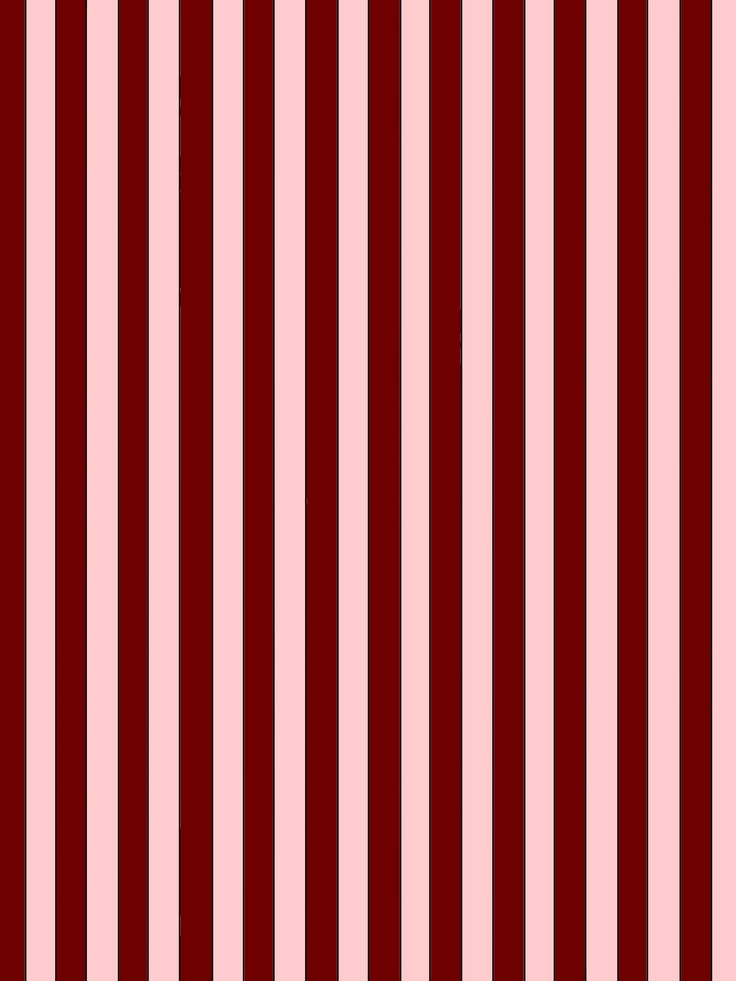
#> input picture resimmmm.jpg, 736 x 981 px
$ python hough_kendim.py
#> lines starting #> are read from the running program, lines starting #| are printed output that depends on the picture; after the words box and inside, x2 and y2 are one past the last pixel; in counts of white or black regions, pixels touching at a corner belong together
import cv2
import numpy as np

# Adım 1: Resmi oku ve kenarları bul
img = cv2.imread("resimmmm.jpg")
#> img is the input picture: shape (981, 736, 3); mean B, G, R 100.1, 98.4, 174.1
img = cv2.resize(img, (400, 300))
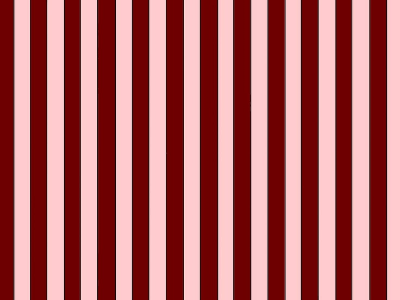
#> img: shape (300, 400, 3); mean B, G, R 100, 98.3, 173.9
gray = cv2.cvtColor(img, cv2.COLOR_BGR2GRAY)
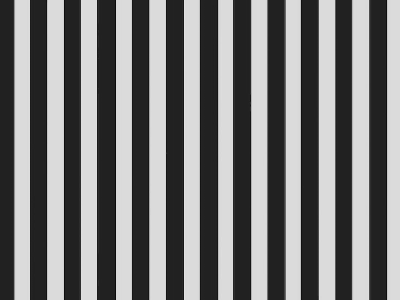
#> gray: shape (300, 400); min 10, max 226, mean 121.1
edges = cv2.Canny(cv2.GaussianBlur(gray, (5, 5), 0), 50, 150)
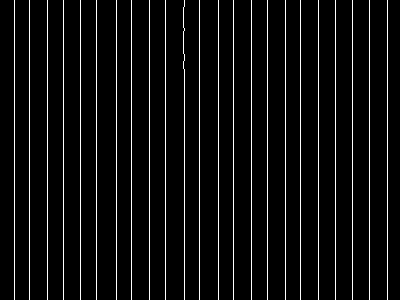
#> edges: shape (300, 400); 5.8% white in thin lines or dots

# Adım 2: Sin ve cos değerlerini baştan hesapla
thetas = np.deg2rad(np.arange(0, 180))
cos_t = np.cos(thetas)
sin_t = np.sin(thetas)

# Adım 3: Oylama matrisi
h, w = edges.shape
#> h = 300; w = 400
diag = int(np.ceil(np.sqrt(h**2 + w**2)))
#> diag = 500
accumulator = np.zeros((2 * diag, len(thetas)), dtype=np.int32)

# Adım 4: Oylama
ys, xs = np.nonzero(edges)
#> ys = 6900 values from 0 to 299; xs = 6900 values, max 387 at index 22, min 14 at index 0, mean 199.5
for x, y in zip(xs, ys):
    for t_idx in range(len(thetas)):
        rho = int(round(x * cos_t[t_idx] + y * sin_t[t_idx])) + diag
        accumulator[rho, t_idx] += 1
#> this loop made 6900 passes
#> (x, y) on passes 1 to 3: (14, 0), (29, 0), (47, 0)
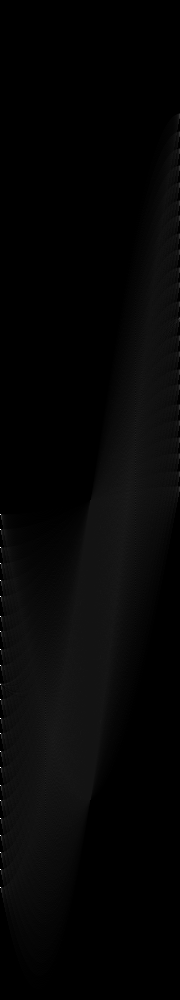
#> accumulator: shape (1000, 180) int32; min 0, max 300, mean 6.9; drawn with min black and max white

# Adım 5: Oylama matrisini kaydet
acc_img = cv2.normalize(accumulator, None, 0, 255, cv2.NORM_MINMAX).astype(np.uint8)
cv2.imwrite("oylama_matrisi.png", acc_img)
cv2.imshow("Oylama Matrisi", acc_img)

# Adım 6: Eşik değere göre doğruları bul
threshold = 100
rho_idxs, theta_idxs = np.where(accumulator > threshold)
#> rho_idxs = 23 values from 514 to 887; theta_idxs = 23 values from 0 to 0

# Adım 7: Doğruları çiz
result = img.copy()
for r_idx, t_idx in zip(rho_idxs, theta_idxs):
    rho = r_idx - diag
    a, b = cos_t[t_idx], sin_t[t_idx]
    x0, y0 = a * rho, b * rho
    pt1 = (int(x0 + 1000 * (-b)), int(y0 + 1000 * a))
    pt2 = (int(x0 - 1000 * (-b)), int(y0 - 1000 * a))
    cv2.line(result, pt1, pt2, (0, 0, 255), 1)
#> this loop made 23 passes
#> (r_idx, rho, x0, pt1, pt2) on passes 1 to 12: (514, 14, 14, (14, 1000), (14, -1000)), (529, 29, 29, (29, 1000), (29, -1000)), (547, 47, 47, (47, 1000), (47, -1000)), (563, 63, 63, (63, 1000), (63, -1000)), (580, 80, 80, (80, 1000), (80, -1000)), (596, 96, 96, (96, 1000), (96, -1000)), (616, 116, 116, (116, 1000), (116, -1000)), (631, 131, 131, (131, 1000), (131, -1000)), (649, 149, 149, (149, 1000), (149, -1000)), (665, 165, 165, (165, 1000), (165, -1000)), (684, 184, 184, (184, 1000), (184, -1000)), (699, 199, 199, (199, 1000), (199, -1000))
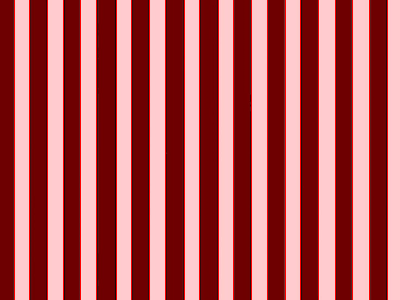
#> result: shape (300, 400, 3); 5.75% of pixels changed, all inside (x1, y1, x2, y2) = (14, 0, 388, 300)

cv2.imshow("Sonuc", result)
cv2.imwrite("sonuc.png", result)
cv2.waitKey(0)
cv2.destroyAllWindows()
